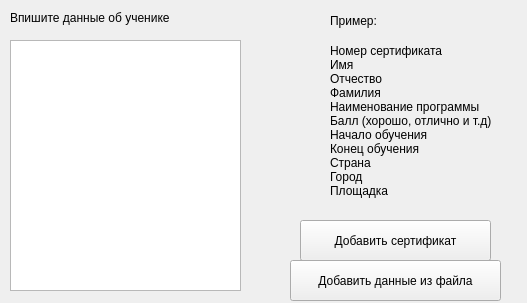
<?xml version="1.0" encoding="UTF-8"?>
<ui version="4.0">
 <class>AddWindow</class>
 <widget class="QWidget" name="AddWindow">
  <property name="geometry">
   <rect>
    <x>0</x>
    <y>0</y>
    <width>527</width>
    <height>303</height>
   </rect>
  </property>
  <property name="windowTitle">
   <string>Добавление сертификата</string>
  </property>
  <widget class="QLabel" name="label">
   <property name="geometry">
    <rect>
     <x>10</x>
     <y>10</y>
     <width>181</width>
     <height>16</height>
    </rect>
   </property>
   <property name="text">
    <string>Впишите данные об ученике</string>
   </property>
  </widget>
  <widget class="QLabel" name="label_2">
   <property name="geometry">
    <rect>
     <x>330</x>
     <y>10</y>
     <width>81</width>
     <height>21</height>
    </rect>
   </property>
   <property name="text">
    <string>Пример:</string>
   </property>
  </widget>
  <widget class="QPlainTextEdit" name="data_input">
   <property name="geometry">
    <rect>
     <x>10</x>
     <y>40</y>
     <width>231</width>
     <height>251</height>
    </rect>
   </property>
  </widget>
  <widget class="QLabel" name="label_3">
   <property name="geometry">
    <rect>
     <x>330</x>
     <y>30</y>
     <width>191</width>
     <height>181</height>
    </rect>
   </property>
   <property name="text">
    <string>Номер сертификата
Имя
Отчество
Фамилия
Наименование программы
Балл (хорошо, отлично и т.д)
Начало обучения
Конец обучения
Страна
Город
Площадка</string>
   </property>
  </widget>
  <widget class="QPushButton" name="button_add">
   <property name="geometry">
    <rect>
     <x>300</x>
     <y>220</y>
     <width>191</width>
     <height>41</height>
    </rect>
   </property>
   <property name="text">
    <string>Добавить сертификат</string>
   </property>
  </widget>
  <widget class="QPushButton" name="button_select_file">
   <property name="geometry">
    <rect>
     <x>290</x>
     <y>260</y>
     <width>211</width>
     <height>41</height>
    </rect>
   </property>
   <property name="text">
    <string>Добавить данные из файла</string>
   </property>
  </widget>
 </widget>
 <resources/>
 <connections/>
</ui>
